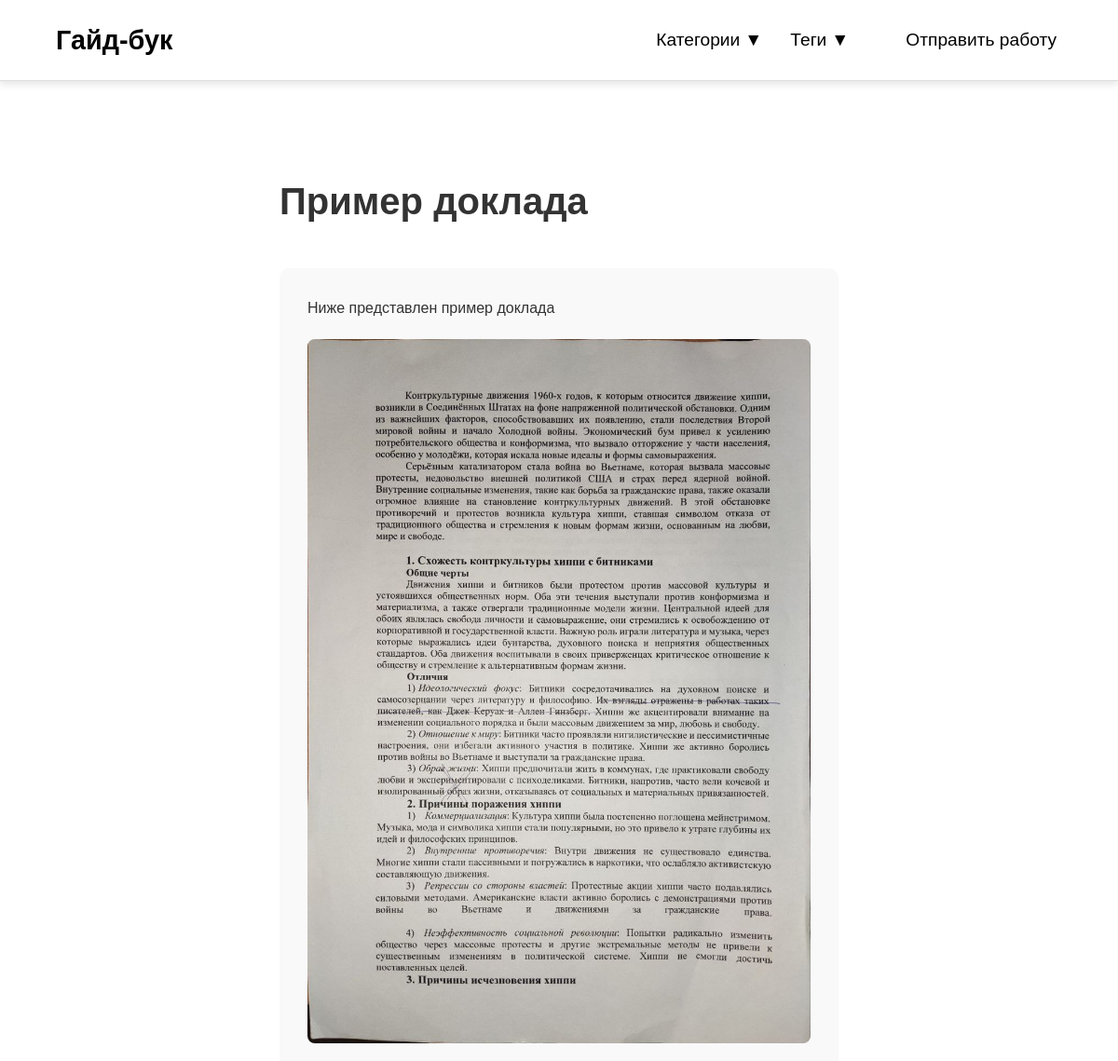
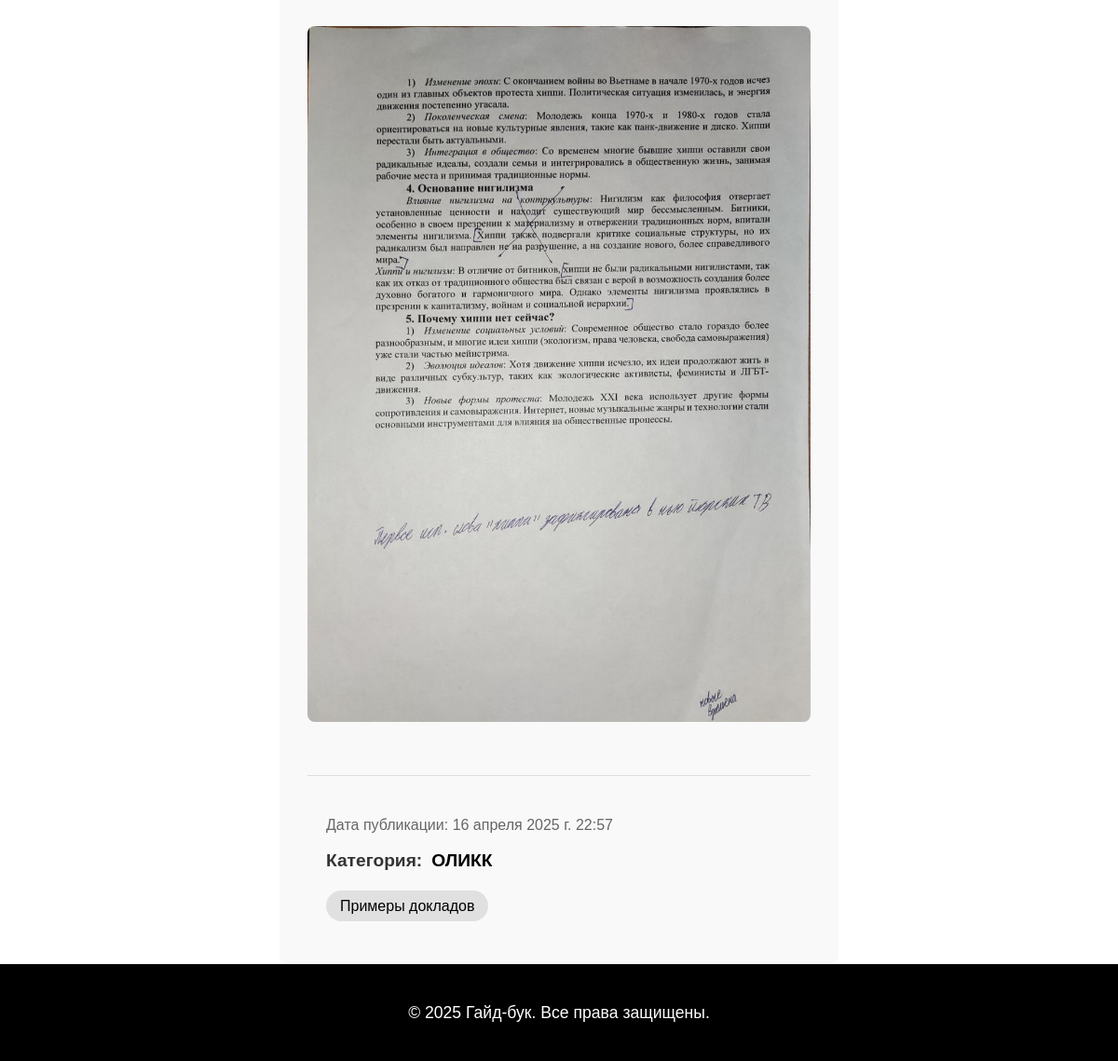
Page /record/7/ on the committed database (2 pictures, top to bottom).
### guidbook_app/models.py (models this page shows, shortened)
class Record(models.Model):
    title = models.CharField(max_length=200, verbose_name="Заголовок записи")
    content = models.TextField(verbose_name="Содержимое записи (HTML)")
    short_content = models.TextField(verbose_name="Краткое содержание записи (HTML)")
    category = models.ForeignKey(
        Category, on_delete=models.SET_NULL, null=True, blank=True, verbose_name="Категория"
    )
    tags = models.ManyToManyField(Tag, blank=True, verbose_name="Теги")
    created_at = models.DateTimeField(auto_now_add=True, verbose_name="Дата создания")
    class Meta:
        verbose_name = "Запись"
        verbose_name_plural = "Записи"

class Block(models.Model):
    BLOCK_TYPES = (
        ('text', 'Текстовый блок'),
        ('image', 'Фото блок'),
        ('video', 'Видео блок'),
        ('file', 'Файловый блок'),
    )
    record = models.ForeignKey(
        'Record', related_name='blocks', on_delete=models.CASCADE, verbose_name="Запись"
    )
    type = models.CharField(
        max_length=50, choices=BLOCK_TYPES, verbose_name="Тип блока"
    )
    order = models.PositiveIntegerField(default=0, verbose_name="Порядок")
    description = models.TextField(blank=True, null=True, verbose_name="Описание/Содержимое")
    image = models.ImageField(upload_to='images/', blank=True, null=True, verbose_name="Изображение")
    video_url = models.URLField(blank=True, null=True, verbose_name="Ссылка на видео")
    file = models.FileField(upload_to='files/', blank=True, null=True, verbose_name="Файл")  # Новое поле
    class Meta:
        ordering = ['order']
        verbose_name = "Блок"
        verbose_name_plural = "Блоки"

class Category(models.Model):
    name = models.CharField(max_length=200, verbose_name="Название категории")
    slug = models.SlugField(unique=True, verbose_name="URL категории")
    description = models.TextField(blank=True, null=True, verbose_name="Описание")
    item_count = models.PositiveIntegerField(default=0, verbose_name="Количество записей")
    color_class = models.CharField(max_length=50, default="color-teal", verbose_name="CSS-класс цвета")
    class Meta:
        verbose_name = "Категория"
        verbose_name_plural = "Категории"

class Tag(models.Model):
    name = models.CharField(max_length=100, verbose_name="Название тега")
    slug = models.SlugField(unique=True, verbose_name="URL тега")
    description = models.TextField(blank=True, null=True, verbose_name="Описание")
    class Meta:
        verbose_name = "Тег"
        verbose_name_plural = "Теги"

### guidbook_app/views.py (the view)
# urls.py: path('record/<int:pk>/', views.record_detail, name='record_detail'),
def record_detail(request, pk):
    record = get_object_or_404(Record, pk=pk)
    categories = Category.objects.all()
    tags = Tag.objects.all()
    return render(request, 'guidbook_app/record_detail.html', {'record': record,'categories':categories,'tags':tags})

### guidbook_app/templates/guidbook_app/record_detail.html (shortened to what this page needs)
{% load static %}
<!DOCTYPE html>
<html lang="ru">
<head>
    <link rel="stylesheet" href="{% static 'guidbook_app/record_detail.css' %}">
</head>
<body>
<div class="wrapper">
    <header class="fixed-header">
        <a href="/" class="logo">Гайд-бук</a>
        <div class="nav-links">
            <button id="menu-button" class="nav-link toggle-menu">
                Категории <span class="arrow-icon">▼</span>
            </button>
            <button id="tags-button" class="nav-link toggle-menu">
                Теги <span class="arrow-icon">▼</span>
            </button>
            <button class="nav-link toggle-menu">
                <a href="{% url 'student_request' %}">Отправить работу</a>
            </button>
        </div>
    </header>
    <main>
        <section class="category-header">
            <h1>{{record.title}}</h1>
        </section>
        <section class="single-record">
            <div class="record-card">
                {% for block in record.blocks.all %}
                    {% if block.type == 'text' %}
                        <div class="text-block">
                            {{ block.description|safe }}
                        </div>
                    {% elif block.type == 'image' %}
                        <div class="image-block">
                            <img src="{{ block.image.url }}" alt="{{ block.description }}" class="record-image">
                        </div>
                    {% endif %}
                {% endfor %}
                <div class="record-footer">
                    <div class="record-meta">
                        <span class="date">Дата публикации: {{record.created_at}}</span>
                        <div class="category">
                            <span class="category-label">Категория:</span>
                            <a href="{% url 'category_detail' record.category.slug %}" class="category-link">{{record.category.name}}</a>
                        </div>
                        <div class="tags-container">
                            <span class="tags">
                                {% for tag in record.tags.all %}
                                    <a href="{% url 'tag_detail' tag.slug %}" class="tag">{{tag.name}}</a>
                                {% endfor %}
                            </span>
                        </div>
                    </div>
                </div>
            </div>
        </section>
    </main>
    {% include "guidbook_app//footer.html" %}
    </div>
</body>
</html>

### guidbook_app/templates/guidbook_app/record_detail.html (style rules this page uses)
.toggle-menu { border: none; background: none; }

### guidbook_app/templates/guidbook_app/footer.html (style rules this page uses)
.wrapper { display: flex; flex-direction: column; min-height: 100vh; }
main { width:50vw; flex: 1; padding-top: 8vh; }

### rows in the picture
Record: title "Пример доклада", created_at "16 апреля 2025 г. 22:57", category.name "ОЛИКК"
Block: description "Ниже представлен пример доклада"
Block: image (picture)
Block: image (picture)
Tag: name "Примеры докладов"
